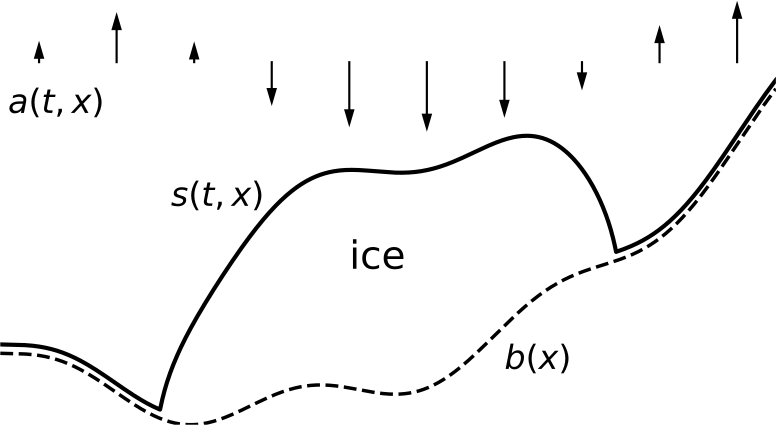

This figure's Python source:
import numpy as np
import matplotlib.pyplot as plt
from writeout import writeout

#plt.rcParams["mathtext.font.family"] = "sans-serif"
#plt.rcParams["mathtext.fontset"] = "cm"
#plt.rcParams["mathtext.fontset"] = "stixsans"

fsize=18.0
bigfsize=24.0
biggerfsize=28.0

def genbasicfig(xshift=0.0):
    x = np.linspace(0.0,10.0,1001)
    # bed elevation
    b = 0.07*(x-3.0)**2 + 0.2*np.sin(2.0*x) - 0.1
    plt.plot(x + xshift, b, 'k--', lw=2.5)
    # current thickness for Omega^{n-1}
    h0 = 3.0
    L = 3.0
    firstshape = h0*(-0.2 + np.sqrt(np.maximum(0.0,1.0 - (x-5)**2/L**2)))
    thk = np.maximum(0.0, firstshape)
    # surface
    s = b + thk
    offset = 0.1
    plt.plot(x + xshift, s + offset, 'k', lw=3.0)
    return x + xshift, s, b

def drawclimate(x,s):
    plt.text(x[10], s[10]+2.7, r'$a(t,x)$', fontsize=bigfsize, color='k')
    for j in range(10):
        xarr = x[50+100*j]
        if j>0:
            magarr = 0.6*np.sin(np.pi/2 + 0.6*xarr)
        else:
            magarr = 0.05
        plt.arrow(xarr, s.max()+0.3, 0.0, magarr,
                  lw=1.5, head_width=0.1, color='k')

# domain notation figure
plt.figure(figsize=(10,5.5))
x, s, b = genbasicfig()
plt.text(x[550] - 1.0, b[600] + 0.4 * s[600], 'ice',
         fontsize=biggerfsize, color='k')
#plt.text(x[550] - 1.0, b[600] + 0.4 * s[600], r'$\mathbf{u}(t,x,z)$',
#         fontsize=bigfsize, color='k')
drawclimate(x,s)
# mark top surface
plt.text(x[220], s[300] + 0.7, r'$s(t,x)$', fontsize=bigfsize, color='k')
# mark bottom surface
plt.text(x[650], b[650] - 0.5, r'$b(x)$', fontsize=bigfsize, color='k')

# show \Omega
#yR = min(b) - 0.5
#plt.plot([min(x),max(x)],[yR,yR],color='k',lw=1.0)
#plt.text(x[875],yR+0.2,r'$\Omega$',fontsize=bigfsize)
#plt.axis([0.0,10.0,yR-0.8,4.5])

# coordinate axes
#z0 = min(b) - 0.1
#x0 = -0.1
#plt.plot([x0,max(x)],[z0,z0],color='k',lw=1.0)
#plt.plot([x0,x0],[z0-0.1,max(z)],color='k',lw=1.0)
#plt.text(max(x),z0,r'$x$',fontsize=fsize)
#plt.text(max(x),z0,r'$x$',fontsize=fsize)
#plt.axis([0.0,10.0,yR-0.8,4.5])

plt.axis([0.0,10.0,min(b),4.5])

plt.axis('off')
writeout('domain.pdf')
